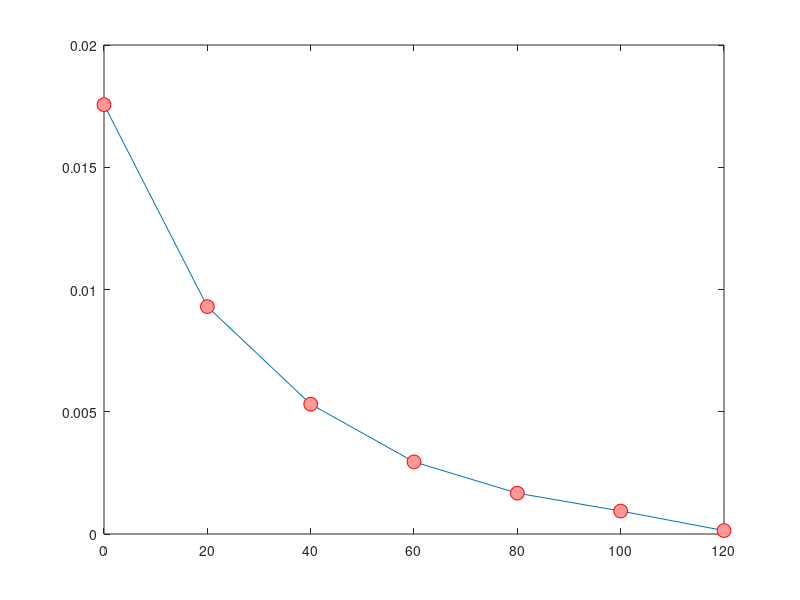

MATLAB code for this plot:
t=[0,20,40,60,80,100,120];
c=[0.01756,0.0093,0.00531,0.00295,0.00167,0.00094,0.00014];

n=numel(t);
d=zeros(1,n);
sum=0;

for i=2:n-1
    h=(t(i+1)-t(i-1))/2;
    M=containers.Map(t,c);
    der=(M(t(i+1))-M(t(i-1)))/(2*h)
    d(i)=der;
    sum=sum+der;
end

avg_der=sum/(n-2)
d;

plot(t, c,'-o','MarkerSize',10,...
    'MarkerEdgeColor','red',...
    'MarkerFaceColor',[1 .6 .6]);